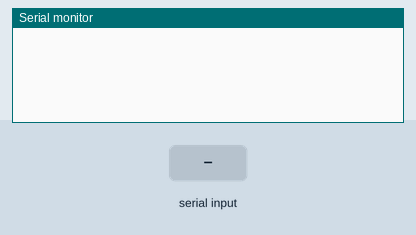
Recording of a sketch running on a simulated Arduino Uno, built with avr-gcc and run on an emulated ATmega328P. On the bench: the last lines printed to the serial monitor. Inputs (shaded band) come from the test bench.

Above: at 1.2 s.
1.3 s: "1" received over Serial
At 2.5 s:
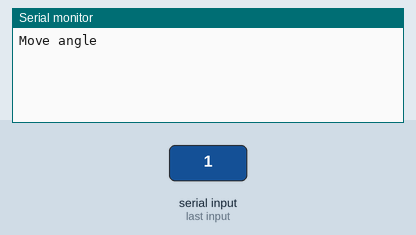
2.8 s: "a" received over Serial
At 3.3 s:
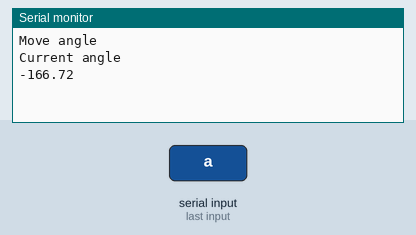
4.3 s: "2" received over Serial
At 5.0 s:
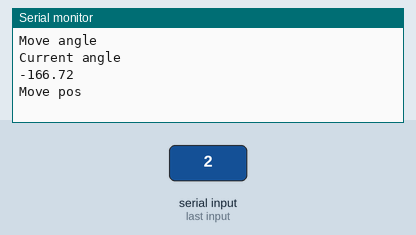
5.8 s: "p" received over Serial
At 6.6 s:
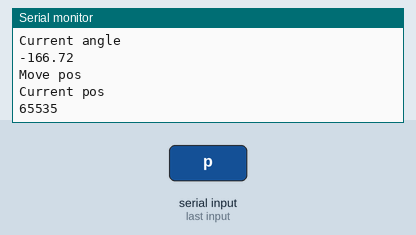
7.3 s: "3" received over Serial
At 8.5 s:
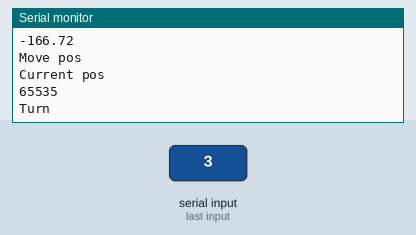
8.8 s: "t" received over Serial
At 10.1 s:
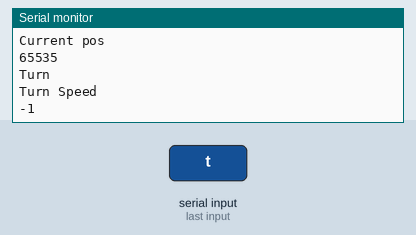

The sketch:

Herkulex_Servo.ino
```cpp
#include <HerkuleX.h>

#define RX 10
#define TX 11
#define MOTORID 253

void setup()
{
  Serial.begin(9600);
  HerkuleX.begin(115200, RX, TX);
  delay(10);
  HerkuleX.torqueOn(MOTORID);
}

void loop()
{
  unsigned char incomingbyte = 0;

  if (HerkuleX.getStatus(MOTORID) != HERKULEX_STATUS_OK) {
    HerkuleX.clear(MOTORID);
  }

  if (Serial.available() > 0) {
    incomingbyte = Serial.read();

    if (incomingbyte == '1') {
      Serial.println("Move angle");
      HerkuleX.moveAngle(MOTORID, -30, 10, HERKULEX_LED_BLUE);
    }

    if (incomingbyte == 'a') {
      Serial.println("Current angle");
      Serial.println(HerkuleX.getAngle(MOTORID));
    }

    if (incomingbyte == '2') {
      Serial.println("Move pos");
      HerkuleX.moveAngle(MOTORID, 512, 200, HERKULEX_LED_RED);
    }

    if (incomingbyte == 'p') {
      Serial.println("Current pos");
      Serial.println(HerkuleX.getPos(MOTORID));
    }

    if (incomingbyte == '3') {
      Serial.println("Turn");
      HerkuleX.turn(MOTORID, 600, 10, HERKULEX_LED_GREEN | HERKULEX_LED_BLUE | HERKULEX_LED_RED);
    }

    if (incomingbyte == 't') {
      Serial.println("Turn Speed");
      Serial.println(HerkuleX.getTurnSpeed(MOTORID));
    }

    if (incomingbyte == 'q') {
      Serial.println("Finish");
      HerkuleX.torqueOff(MOTORID);
    }
  }
}
```

Measured:
- after the input at 1.3 s, the serial monitor: prints a new line at once (image 1)
- after the input at 2.8 s, the serial monitor: prints a new line at once (image 2)
- after the input at 4.3 s, the serial monitor: prints a new line at once (image 3)
- after the input at 5.8 s, the serial monitor: prints a new line at once (image 4)
- after the input at 7.3 s, the serial monitor: prints a new line at once (image 5)
- after the input at 8.8 s, the serial monitor: prints a new line at once (image 6)
